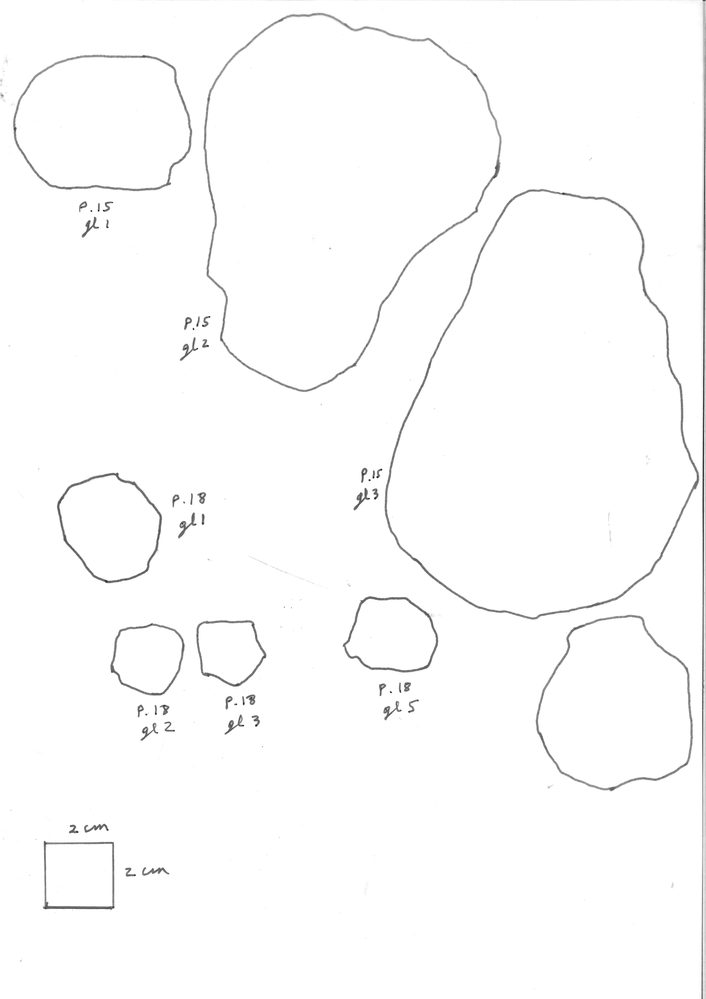
#> input picture testImages/Planimeter.png, 706 x 999 px, shrunk from 4961 x 7016 before the run, found by its file name
$ python Labeling.py
#> lines starting #> are read from the running program, lines starting #| are printed output that depends on the picture; after the words box and inside, x2 and y2 are one past the last pixel; in counts of white or black regions, pixels touching at a corner belong together
import cv2
import numpy as np
import matplotlib.pyplot as plt


def connected_component_label(path):
    # Getting the input image
    img = cv2.imread(path, 0)
#> img is the input picture: shape (999, 706); min 10, max 255, mean 252.2
    # Converting those pixels with values 1-127 to 0 and others to 1
    img = cv2.threshold(img, 127, 255, cv2.THRESH_BINARY)[1]
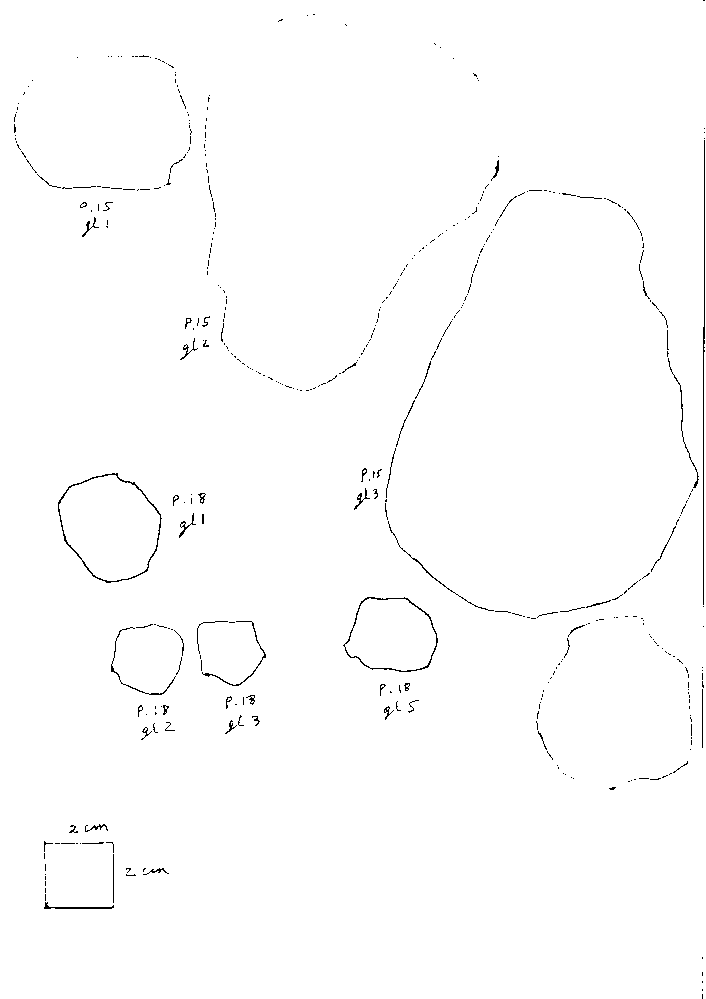
#> img: shape (999, 706); 99.2% white; black in thin lines or dots
    # Applying cv2.connectedComponents()
    num_labels, labels = cv2.connectedComponents(img)
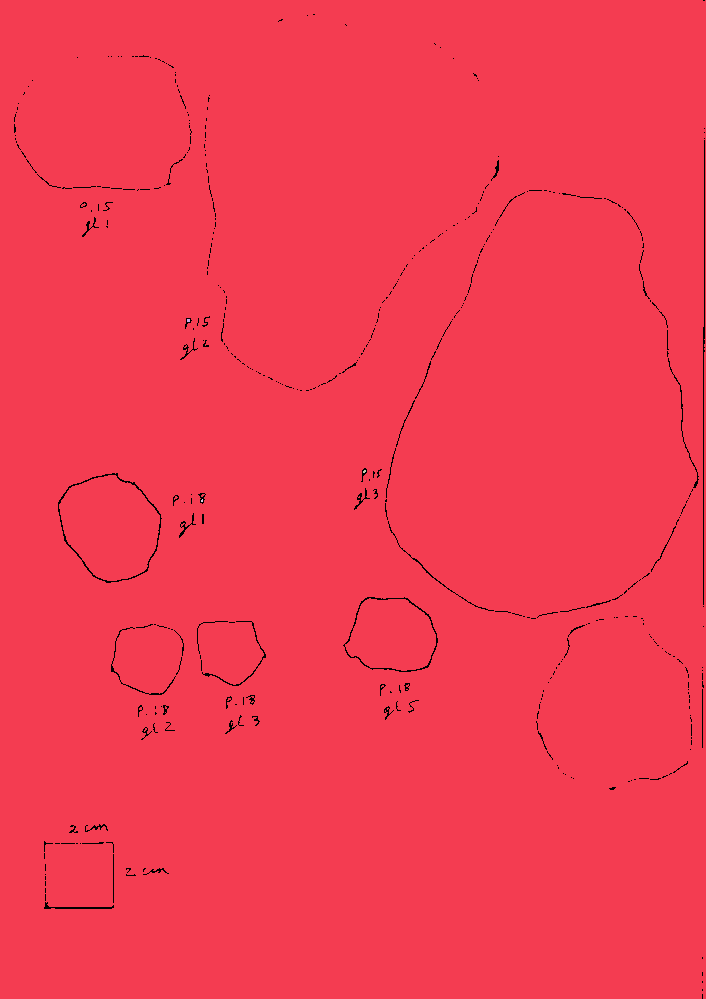
#> labels: shape (999, 706) int32; 5 distinct labels, from 0 to 4; one colour per label, 0 black
#> num_labels = 5

    # Map component labels to hue val, 0-179 is the hue range in OpenCV
    label_hue = np.uint8(179 * labels / np.max(labels))
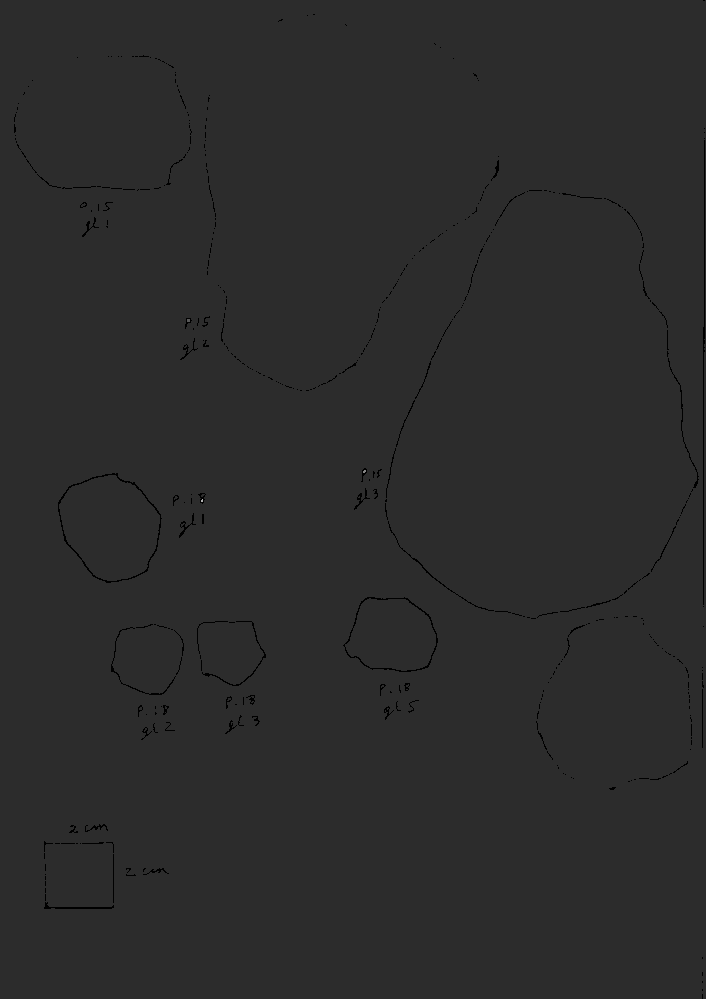
#> label_hue: shape (999, 706); min 0, max 179, mean 43.6
    blank_ch = 255 * np.ones_like(label_hue)
    labeled_img = cv2.merge([label_hue, blank_ch, blank_ch])
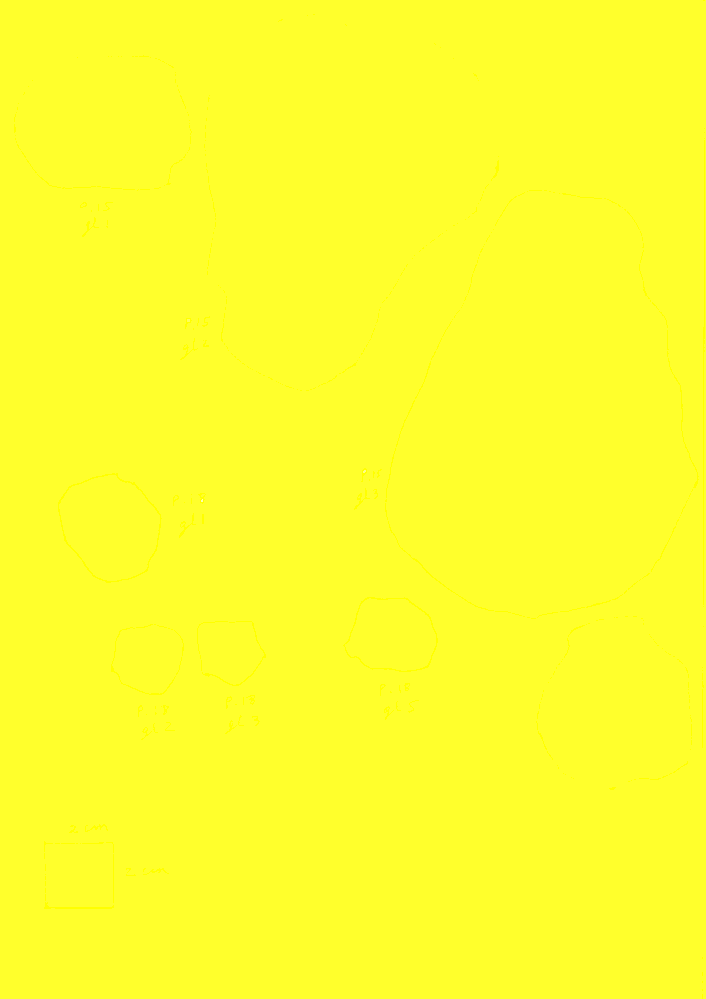
#> labeled_img: shape (999, 706, 3); mean of channels 0, 1, 2 43.6, 255, 255; drawn as B, G, R

    # Converting cvt to BGR
    labeled_img = cv2.cvtColor(labeled_img, cv2.COLOR_HSV2BGR)
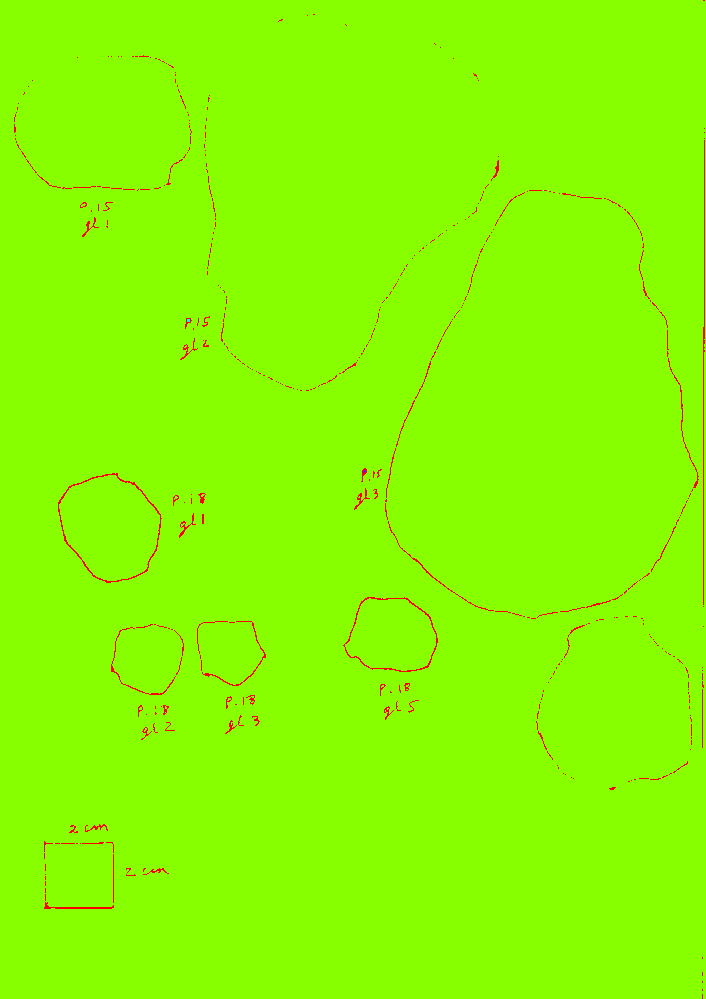
#> labeled_img: shape (999, 706, 3); mean B, G, R 0, 252.9, 136

    # set bg label to black
    labeled_img[label_hue == 0] = 0
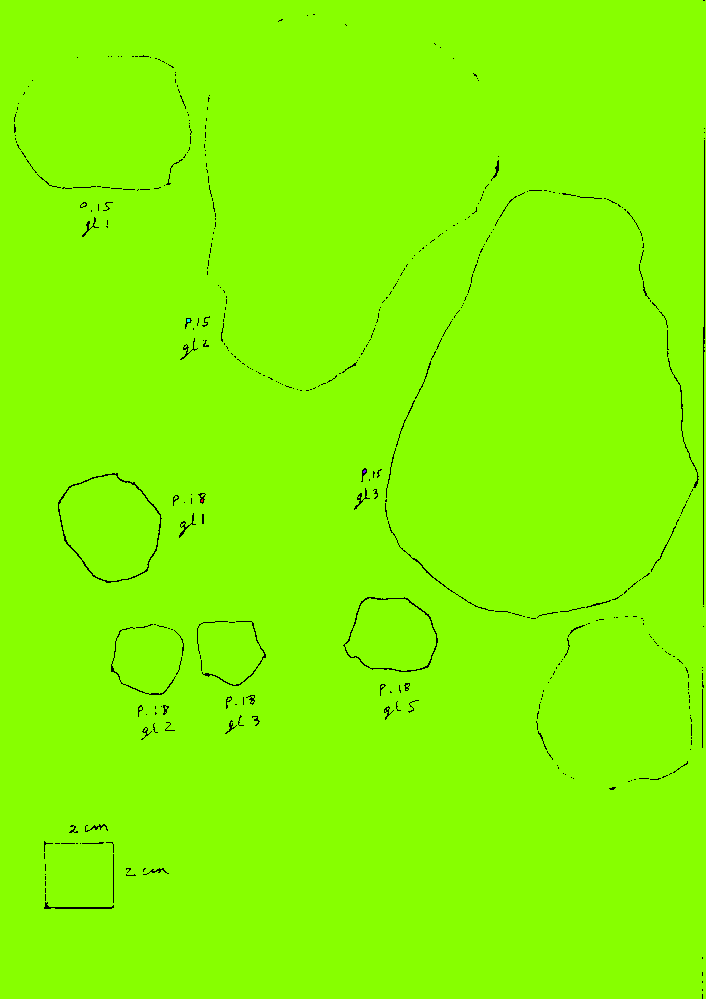
#> labeled_img: shape (999, 706, 3); 0.81% of pixels changed, all inside (x1, y1, x2, y2) = (14, 0, 705, 999)

    # Showing Original Image
    plt.imshow(cv2.cvtColor(img, cv2.COLOR_BGR2RGB))
    plt.axis("off")
    plt.title("Orginal Image")
    plt.show()

    # Showing Image after Component Labeling
    plt.imshow(cv2.cvtColor(labeled_img, cv2.COLOR_BGR2RGB))
    plt.axis('off')
    plt.title("Image after Component Labeling")
    plt.show()

connected_component_label("C:/Users/yassi/Documents/GitHub/TraitementImage/testImages/Planimeter.png")
#connected_component_label("C:/Users/yassi/Documents/GitHub/TraitementImage/testImages/shapes.png")

$ run again, with testImages/shapes.png copied over testImages/Planimeter.png
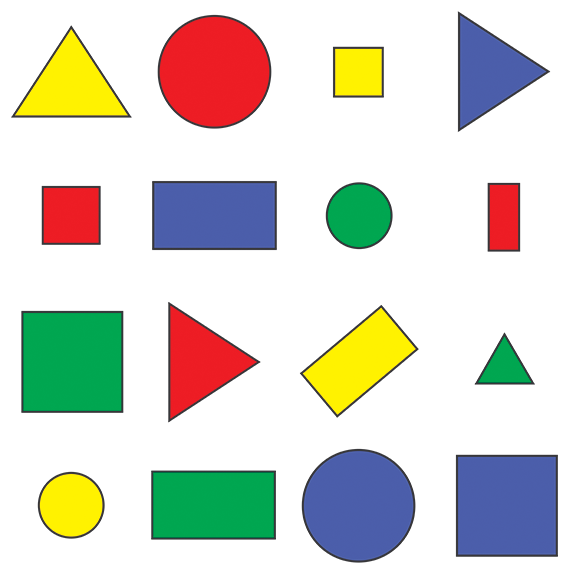
#> input picture testImages/shapes.png, 576 x 577 px, found by its file name
#> in connected_component_label, `num_labels, labels = cv2.connectedComponents(img)`:
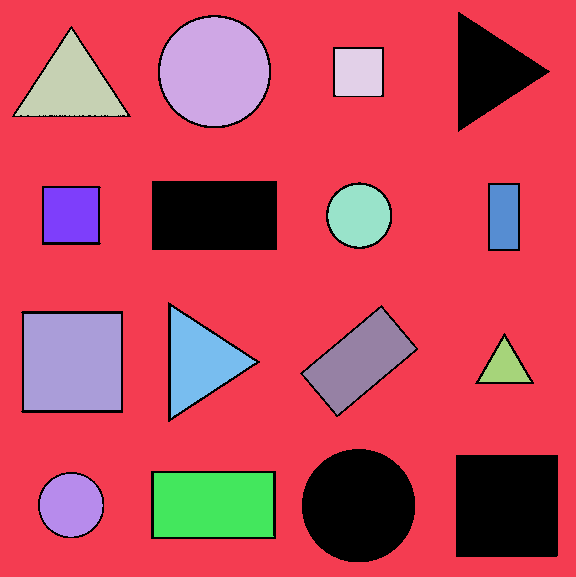
#> labels: shape (577, 576) int32; 14 distinct labels, from 0 to 13; one colour per label, 0 black
#> num_labels = 14
#> in connected_component_label, `labeled_img[label_hue == 0] = 0`:
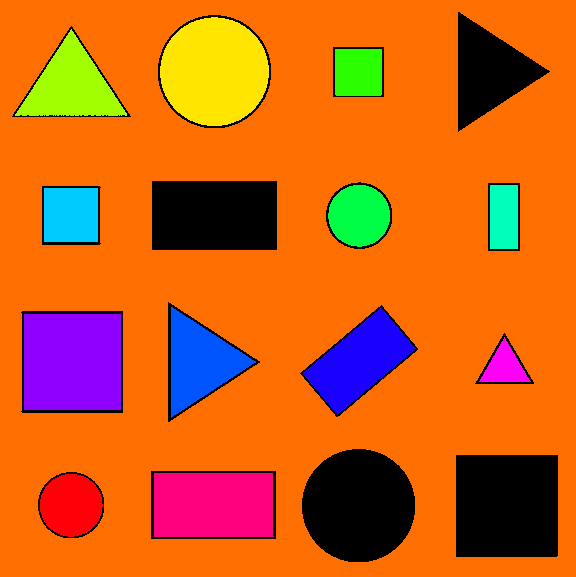
#> labeled_img: shape (577, 576, 3); mean B, G, R 22.7, 96.3, 203.6

$ run again, with testImages/OCR.PNG copied over testImages/Planimeter.png
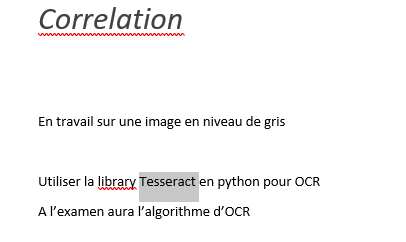
#> input picture testImages/OCR.PNG, 406 x 242 px, found by its file name
#> in connected_component_label, `num_labels, labels = cv2.connectedComponents(img)`:
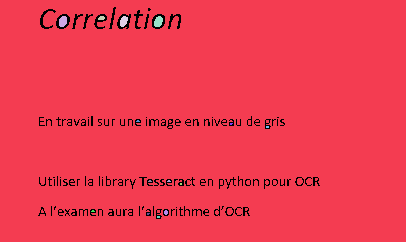
#> labels: shape (242, 406) int32; 16 distinct labels, from 0 to 15; one colour per label, 0 black
#> num_labels = 16
#> in connected_component_label, `labeled_img[label_hue == 0] = 0`:
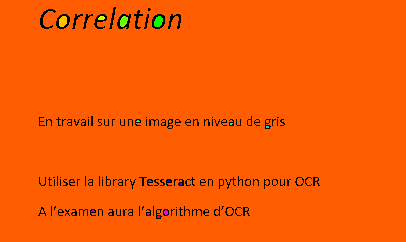
#> labeled_img: shape (242, 406, 3); mean B, G, R 0.1, 90.9, 247.7

$ run again, with testImages/Sudoko.PNG copied over testImages/Planimeter.png
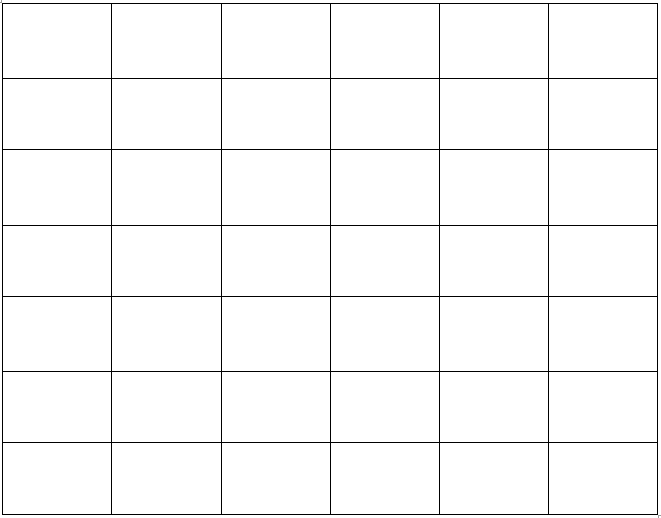
#> input picture testImages/Sudoko.PNG, 661 x 518 px, found by its file name
#> in connected_component_label, img is the input picture: shape (518, 661); min 0, max 255, mean 248.5
#> img: shape (518, 661); 97.4% white; black in thin lines or dots
#> in connected_component_label, `num_labels, labels = cv2.connectedComponents(img)`:
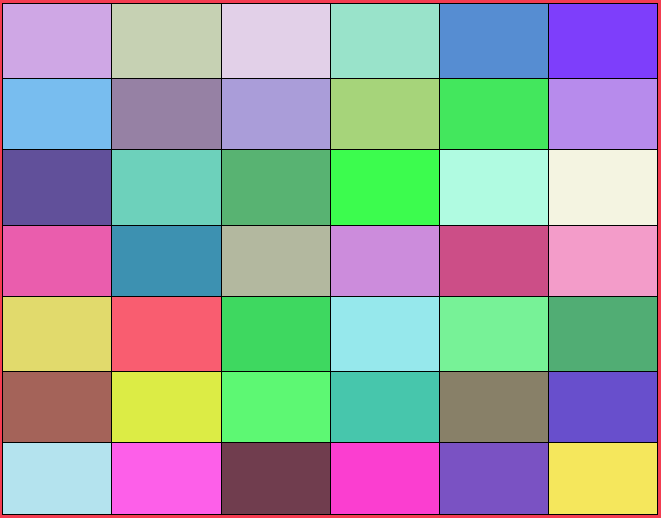
#> labels: shape (518, 661) int32; 44 distinct labels, from 0 to 43; one colour per label, 0 black
#> num_labels = 44
#> in connected_component_label, `labeled_img[label_hue == 0] = 0`:
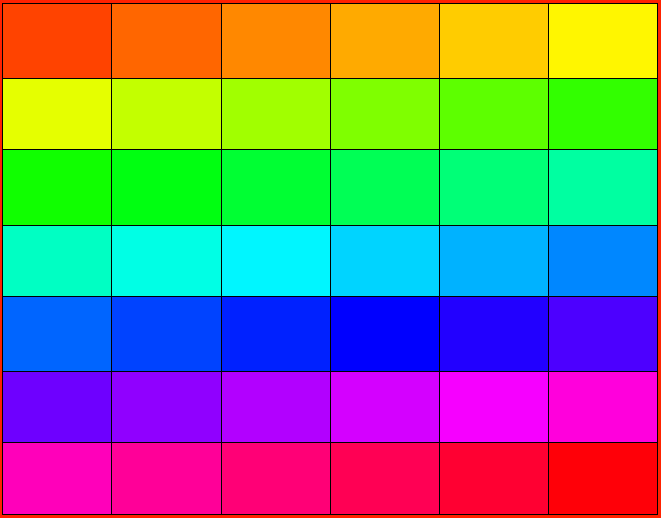
#> labeled_img: shape (518, 661, 3); mean B, G, R 124.4, 125.4, 122.1
